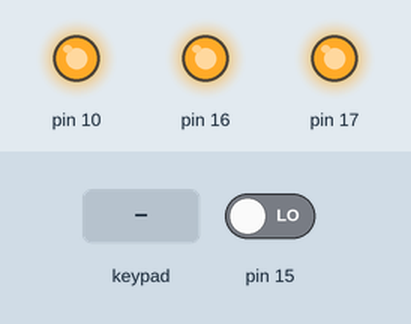
A sketch run on a simulated Arduino Uno, built with avr-gcc and run on an emulated ATmega328P. Parts: output pins drawn as LEDs (lit = HIGH). The test bench sets the inputs (shaded band); at power-on: pin 15 LOW. Storage starts empty; pins used as bus, display or sensor lines are not drawn; what the sketch prints to the serial monitor is not drawn.

Above: at 0.9 s.
1.0 s: pin 15 driven HIGH
2.5 s: key '1' pressed
4.0 s: keypad keys 7 2 3 6 # pressed 0.4 s apart
7.5 s: key '2' pressed
10.5 s: keypad keys 7 2 3 6 pressed 0.4 s apart
15.1 s: key '3' pressed
Timing chart, 0 to 18.1 s (numbered marks = the images above; inputs shaded):
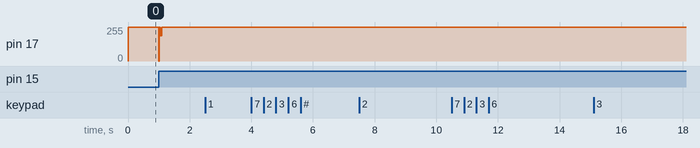

Measured:
- after the input at 1.0 s, pin 17: 255/255 → 0/255 at once, → 255/255 0.01 s later, → 190/255 0.04 s later, → 255/255 0.04 s later
- after the input at 2.5 s, every drawn part: stays the same
- after the input at 4.0 s, every drawn part: stays the same
- after the input at 7.5 s, every drawn part: stays the same
- after the input at 10.5 s, every drawn part: stays the same
- after the input at 15.1 s, every drawn part: stays the same

The sketch:

MMBox.ino
```cpp
// (licence header left out)
#include <Arduino.h>
#include <avr/io.h>
#include "config.h"
#include "player.h"
#include "vs10xx.h"

#include "newSDLib.h"

void setup()
{
  Serial.begin(9600);

  InitSPI();

  InitIOForVs10xx();

  Mp3Reset();
  if (!initialSDCard())
    return;

  RED_LED_ON();//light red LED
}


void loop()
{
  playFile();
}
```

Key.cpp
```cpp
// (licence header left out)
#include <Key.h>


// default constructor
Key::Key() {
	kchar = NO_KEY;
	kstate = IDLE;
	stateChanged = false;
}

// constructor
Key::Key(char userKeyChar) {
	kchar = userKeyChar;
	kcode = -1;
	kstate = IDLE;
	stateChanged = false;
}


void Key::key_update (char userKeyChar, KeyState userState, boolean userStatus) {
	kchar = userKeyChar;
	kstate = userState;
	stateChanged = userStatus;
}


/*
|| @changelog
|| | 1.0 2012-06-04 - Mark Stanley : Initial Release
|| #
*/
```

Key.h
```cpp
// (licence header left out)
#ifndef KEY_H
#define KEY_H

// Arduino versioning.
#if defined(ARDUINO) && ARDUINO >= 100
#include "Arduino.h"	// for digitalRead, digitalWrite, etc
#else
#include "WProgram.h"
#endif

#define OPEN LOW
#define CLOSED HIGH

typedef unsigned int uint;
typedef enum{ IDLE, PRESSED, HOLD, RELEASED } KeyState;

const char NO_KEY = '\0';

class Key {
public:
	// members
	char kchar;
	int kcode;
	KeyState kstate;
	boolean stateChanged;

	// methods
	Key();
	Key(char userKeyChar);
	void key_update(char userKeyChar, KeyState userState, boolean userStatus);

private:

};

#endif

/*
|| @changelog
|| | 1.0 2012-06-04 - Mark Stanley : Initial Release
|| #
*/
```

newSDLib.cpp
```cpp
//  File newSDLib.cpp

//  Author: Renzo Dani
//
//  This library is free software; you can redistribute it and/or
//  modify it under the terms of the GNU Lesser General Public
//  License as published by the Free Software Foundation; either
//  version 2.1 of the License, or (at your option) any later version.
//
//  This library is distributed in the hope that it will be useful,
//  but WITHOUT ANY WARRANTY; without even the implied warranty of
//  MERCHANTABILITY or FITNESS FOR A PARTICULAR PURPOSE.  See the GNU
//  Lesser General Public License for more details.

#include <SD.h>
#include "config.h"
#include "newSDLib.h"


int initialSDCard()
{
	if (!SD.begin(SD_CS_PIN)) {
	Serial.println("initialization failed!");
	return 0;
  }
  Serial.println("initialization done.");
  return 1;

}
```

newSDLib.h
```cpp
//  File newSDLib.h

//  Author: Renzo Dani
//
//  This library is free software; you can redistribute it and/or
//  modify it under the terms of the GNU Lesser General Public
//  License as published by the Free Software Foundation; either
//  version 2.1 of the License, or (at your option) any later version.
//
//  This library is distributed in the hope that it will be useful,
//  but WITHOUT ANY WARRANTY; without even the implied warranty of
//  MERCHANTABILITY or FITNESS FOR A PARTICULAR PURPOSE.  See the GNU
//  Lesser General Public License for more details.
#include <SD.h>
#include "config.h"

#ifndef NEWSDLIB_H
#define NEWSDLIB_H

int initialSDCard();
#endif
```

player.cpp
```cpp
//  File player.cpp

//  Author: Renzo Dani
//
//  This library is free software; you can redistribute it and/or
//  modify it under the terms of the GNU Lesser General Public
//  License as published by the Free Software Foundation; either
//  version 2.1 of the License, or (at your option) any later version.
//
//  This library is distributed in the hope that it will be useful,
//  but WITHOUT ANY WARRANTY; without even the implied warranty of
//  MERCHANTABILITY or FITNESS FOR A PARTICULAR PURPOSE.  See the GNU
//  Lesser General Public License for more details.

#include <Arduino.h>
#include <SD.h>
#include "string.h"
#include "player.h"
#include "config.h"
#include "vs10xx.h"
#include "newSDLib.h"
#include "Keypad.h"

#define fileNameSize 50
unsigned char playStop = 1; // play or stop flag,1-play,0-stop
int sameFileCheck = 0;
bool type_wav = true;

int dirN = 0;
int fileN = 0;
File currentFile;
/**
 * Restart play list
 */
void rewind(){
	fileN = 0;
}
void nextdir(){
	dirN++;
	if(dirN > 10) dirN = 0;
}
void nextFile(){
	fileN++;
}

/**
 * Initialize current playing:
 * 1. create file name
 * 2. check file exists
 * 3. if not try the other extension
 * 4. if already tried the other extension restart play list
 */
void initP(){
	playStop = 1;

	Serial.print("open dir:");
	Serial.print(dirN);
	Serial.print(" file:");
	Serial.println(fileN);

	char fileName[fileNameSize];
	String fnS = String(dirN);
	fnS += "/";
	fnS += fileN;
	if(type_wav){
		fnS += ".wav";
	}else{
		fnS += ".mp3";
	}
	fnS.toCharArray(fileName, fileNameSize);

	currentFile = SD.open(fileName);
	if(!currentFile){//file does not exists
		sameFileCheck++;

		playStop = 0;//stop playing and do not skip to next file
		type_wav = !type_wav; //try other extension
		if(sameFileCheck >= 2){
			rewind(); //all extensions checked: restart play list
		}

		return;
	}else{
		sameFileCheck = 0;
	}

}

/**
 * Close current file and point to the next one.
 */
void closeP(){
	if(currentFile != NULL && currentFile) currentFile.close();
	if(playStop == 1) nextFile();
}

/**
 * Copy content of the file to the buffer.
 */
int readFile(byte *buffer, int len) {
	int readLen = 0;
	readLen = currentFile.read((char*)buffer,len);
	return readLen;
}


/*******************************************************************/
void scanKey() {
	String msg;

	// Fills kpd.key[ ] array with up-to 10 active keys.
	// Returns true if there are ANY active keys.
	if (kpd.getKeys()) {
		for (int i = 0; i < LIST_MAX; i++)   // Scan the whole key list.
				{
			if (kpd.key[i].stateChanged) // Only find keys that have changed state.
			{
				switch (kpd.key[i].kstate) { // Report active key state : IDLE, PRESSED, HOLD, or RELEASED
				case PRESSED:
					msg = " PRESSED.";
					pressed(kpd.key[i].kchar);
					break;
				case HOLD:
					msg = " HOLD.";
					break;
				case RELEASED:
					msg = " RELEASED.";
					break;
				case IDLE:
					msg = " IDLE.";
				}
				Serial.print("Key ");
				Serial.print(kpd.key[i].kchar);
				Serial.println(msg);
			}
		}
	}
}

void pressed(char presseChar) {
	if(presseChar == '9') return; //there is currently a problem on hardware, so skip button 9

	int dirPressed;
	if(presseChar == '*'){
		dirPressed = 9;
	}else if(presseChar == '#'){
		dirPressed = 10;
	}else{
		dirPressed = presseChar - '0';
	}


	Serial.print("choose:");
	Serial.println(dirPressed);

	if(dirPressed == dirN){
		nextFile();
	}else{
		dirN = dirPressed;
		rewind();
	}

	playStop = 0;
}


//do some interactive things when vs1053 is busy
void AvailableProcessorTime() {
	scanKey();
}

int playFile() {

	initP();
	AvailableProcessorTime();
	if (0 == playStop){
		closeP();
		return 0;
	}

	Mp3SoftReset();  //it is necessary to play each music file


	int readLen = 0;
	byte readBuf[READ_BUF_LEN];
	byte *tp = readBuf;
	while (1) {
		readLen = readFile(readBuf, READ_BUF_LEN); //read file content, 32 byte every time
		tp = readBuf;
		//Serial.println(readLen);

		Mp3SelectData();

		while (tp < readBuf + readLen) {
			if (!MP3_DREQ) {
				while (!MP3_DREQ) {
					Mp3DeselectData();
					while (1) {
						AvailableProcessorTime(); //here vs1053 is busy
						if (0 == playStop){
							closeP();
							return 0;
						}else{
							break;
						}
					}

					Mp3SelectData();
				}
			}
			// Send music content data to VS10xx
			SPIPutChar(*tp++);
		}

		SPIWait();
		Mp3DeselectData();

		if (readLen < READ_BUF_LEN) {
			Mp3WriteRegister(SPI_MODE, 0, SM_OUTOFWAV);
			SendZerosToVS10xx();
			break;
		}
	};
	Serial.println("played over\r\n");

	closeP();
	return 0; //OK Exit
}
```

player.h
```cpp
//  File player.h

//  Author: Renzo Dani
//
//  This library is free software; you can redistribute it and/or
//  modify it under the terms of the GNU Lesser General Public
//  License as published by the Free Software Foundation; either
//  version 2.1 of the License, or (at your option) any later version.
//
//  This library is distributed in the hope that it will be useful,
//  but WITHOUT ANY WARRANTY; without even the implied warranty of
//  MERCHANTABILITY or FITNESS FOR A PARTICULAR PURPOSE.  See the GNU
//  Lesser General Public License for more details.

#ifndef __PLAYER_H
#define __PLAYER_H


#define READ_BUF_LEN  32

void pressed(char presseChar);
void scanKey();
void AvailableProcessorTime();
int playFile();

#endif
```

vs10xx.cpp
```cpp
// (licence header left out)
#include <Arduino.h>
#include "vs10xx.h"

#include "config.h"
#include  <avr/pgmspace.h>

void Mp3WriteRegister(unsigned char addressbyte,unsigned char highbyte,unsigned char lowbyte)
{
  //SPSR = 0;

  Mp3DeselectData();
  Mp3SelectControl();
  //SPIPutCharWithoutWaiting(VS_WRITE_COMMAND);
  SPIPutChar(VS_WRITE_COMMAND);
  //delay(1);
  SPIPutChar((addressbyte));

  SPIPutChar((highbyte));
  SPIPutChar((lowbyte));
  SPIWait();
  Mp3DeselectControl();

  //SPSR = (1<<SPI2X);
}
void Mp3WriteRegisterWithDelay(unsigned char addressbyte,unsigned char highbyte,unsigned char lowbyte,int delayMicroSec)
{
  //SPSR = 0;

  Mp3DeselectData();
  Mp3SelectControl();
  //SPIPutCharWithoutWaiting(VS_WRITE_COMMAND);
  SPIPutChar(VS_WRITE_COMMAND);
  delayMicroseconds(delayMicroSec);
  SPIPutChar((addressbyte));

  SPIPutChar((highbyte));
  SPIPutChar((lowbyte));
  SPIWait();
  Mp3DeselectControl();

  //SPSR = (1<<SPI2X);
}

void Mp3WriteRegisterWithDelay(unsigned char addressbyte,unsigned char highbyte,unsigned char lowbyte)
{
  //SPSR = 0;

  Mp3DeselectData();
  Mp3SelectControl();
  //SPIPutCharWithoutWaiting(VS_WRITE_COMMAND);
  SPIPutChar(VS_WRITE_COMMAND);
  delay(10);
  SPIPutChar((addressbyte));

  SPIPutChar((highbyte));
  SPIPutChar((lowbyte));
  SPIWait();
  Mp3DeselectControl();

  //SPSR = (1<<SPI2X);
}

/** Read the 16-bit value of a VSer */
unsigned int Mp3ReadRegister (unsigned char addressbyte){
  	unsigned short resultvalue = 0;
    unsigned char h = 0;
    unsigned char l = 0;
	Mp3DeselectData();
	Mp3SelectControl();//XCS = 0
	SPIPutChar(VS_READ_COMMAND); //send read command
	SPIPutChar(addressbyte);	 //send register address

    //be careful: when read 0xff,dump it,and read agin
    //while((h = SPIGetChar())== 0xff);
     h = SPIGetChar();

    //while((l = VsReadByte())== 0xff);
     l = SPIGetChar();

     resultvalue = ((h << 8) | l);


	Mp3DeselectControl();
	return resultvalue;
}

/** Soft Reset of VS10xx (Between songs) */
void Mp3SoftReset(){
  /* Soft Reset of VS10xx */
  Mp3WriteRegister (SPI_MODE, 0x08, 0x04); /* Newmode, Reset, No L1-2 */
  //Delay(1);
  while (!MP3_DREQ); /* wait for startup */

  /* Set clock register, doubler etc. */
  Mp3WriteRegisterWithDelay(SPI_CLOCKF, 0xB8, 0x00);

    //setup I2S (see page77 of the datasheet of vs1053 )
  //set GPIO0 as output
  Mp3WriteRegister(SPI_WRAMADDR, 0xc0, 0x17);
  Mp3WriteRegister(SPI_WRAM, 0x00, 0xf0);
  //enable I2S (MCLK enabled, 48kHz sample rate)
  Mp3WriteRegister(SPI_WRAMADDR, 0xc0, 0x40);
  Mp3WriteRegister(SPI_WRAM, 0x00, 0x0C);

  while (!MP3_DREQ);

  //LoadUserPatch();

}

/** Soft Reset of VS10xx (Between songs) */
void Mp3SoftResetWithoutPatch(){
  /* Soft Reset of VS10xx */
  Mp3WriteRegister (SPI_MODE, 0x08, 0x04); /* Newmode, Reset, No L1-2 */
  delay(1);
  while (!MP3_DREQ) /* wait for startup */
    ;
  /* Set clock register, doubler etc. */
  Mp3WriteRegisterWithDelay(SPI_CLOCKF, 0xB8, 0x00);
  while (!MP3_DREQ);


  Mp3WriteRegister(SPI_AUDATA, 0xAC,0x45);
  while (!MP3_DREQ);

}


/** Reset VS10xx */
void Mp3Reset()
{
  //ConsolePutChar(13);

  Mp3PutInRest();
  delay(100);

  /* Send dummy SPI byte to initialize atmel SPI */
  SPIPutCharWithoutWaiting(0xFF);

  /* Un-reset MP3 chip */
  Mp3DeselectControl();
  Mp3DeselectData();
  Mp3ReleaseFromReset();
  while (!MP3_DREQ);

  //TestVsRegister();
   //while(1);

  /* Set clock register, doubler etc. */
  Mp3WriteRegisterWithDelay(SPI_CLOCKF, 0xB8, 0x00);

#if 0
  Serial.print("\r\nClockF:");
  Serial.println(Mp3ReadRegister(SPI_CLOCKF),HEX);
#endif
  /* Wait for DREQ */
  while (!MP3_DREQ);


  Mp3SoftReset();//comment this, as it will be executed everytime playing a music file.
  //Mp3SoftResetWithoutPatch();

  Mp3WriteRegister(SPI_WRAMADDR, 0xc0, 0x13);
#if 0
  ConsoleWrite("\r\n0xC013:");
  ConsolePutHex16 (Mp3ReadRegister(SPI_WRAM));
  ConsolePutHex16 (Mp3ReadRegister(SPI_WRAM));
  ConsoleWrite("\r\n");
#endif

  /* Switch on the analog parts */
  Mp3SetVolume(40,40);
  //Mp3SetVolume(0xff,0xff);

  ///SPISetFastClock();
  //Serial.print("\r\nInit: VS10XX\r\n");

}

/** VS10xx Sine Test Function - Good getting started example */
void VsSineTest()
{
	//volatile unsigned short t1;
  //ConsoleWrite("Not For VS1053!"); /* Needs adjustment */

  /* Reset MP3 chip */
  Mp3PutInRest();       /* Pull xRESET low -> hardware reset */
  delay(100);            /* 100 ms delay */

  /* Send dummy SPI byte to initialize SPI of Atmel microcontroller */
  SPIPutCharWithoutWaiting(0xFF);

  /* Un-reset MP3 chip */
  Mp3DeselectControl();  /* Pull xCS high    */
  Mp3DeselectData();     /* Pull xDCS high   */
  Mp3ReleaseFromReset(); /* Pull xRESET high */
  delay(100);            /* 100 ms delay     */

  /* VS10xx Application Notes, chapter 4.8 ---------------------------------*/
  /* As an example, let's write value 0x0820 to register 00 byte by byte    */
  Mp3SelectControl();    /* Now SPI writes go to SCI port                   */
  SPIPutChar(VS_WRITE_COMMAND);      /* Send SPI Byte, then wait for byte to be sent.   */
  SPIPutChar(SPI_MODE);      /* 0x02 was WRITE command, 0x00 is register number */
  SPIPutChar(0x08);      /* This byte goes to MSB                           */
  SPIPutChar(0x20);      /* ..and this is LSB. (0x20=Allow Test Mode)       */
  SPIWait();             /* Wait until Atmel MCU signals SPI write complete */
  Mp3DeselectControl();  /* Now SPI writes don't go to SCI port             */
  //test SPI read
  //Mp3WriteRegister(SPI_BASS, 0xAA, 0x55);
  //t1 = Mp3ReadRegister(SPI_BASS);
  //ConsolePutHex16(t1);
  //Mp3WriteRegister(SPI_MODE, t1>>8, t1&0xff);
  //TestVsRegister();
  //while(1);

  while (!MP3_DREQ);      /* Wait for DREQ = 1                               */
     			 /* Do nothing while waiting for DREQ = 1           */

  /* Send a Sine Test Header to Data port                                   */
  Mp3SelectData();       /* Now SPI writes go to SDI port                   */

  SPIPutChar(0x53);      /* - This is a special VLSI Solution test header - */
  SPIPutChar(0xef);      /* - that starts a sine sound. It's good for     - */
  SPIPutChar(0x6e);      /* - testing your code, the chip and also for    - */
  SPIPutChar(0x44);//7e      /* - seeing if your MP3 decoder was manufactured - */
  SPIPutChar(0x00);      /* - by VLSI Solution oy. ------------------------ */
  SPIPutChar(0x00);
  SPIPutChar(0x00);
  SPIPutChar(0x00);
  SPIWait();
  Mp3DeselectData();
  //while(1);//stop here

  //RED_LED = LED_OFF;

  delay(500);           /* 500 ms delay */
  //GREEN_LED = LED_OFF;


  /* Stop the sine test sound */
  Mp3SelectData();
  SPIPutChar(0x45);
  SPIPutChar(0x78);
  SPIPutChar(0x69);
  SPIPutChar(0x74);
  SPIPutChar(0x00);
  SPIPutChar(0x00);
  SPIPutChar(0x00);
  SPIPutChar(0x00);
  SPIWait();
  Mp3DeselectData();

  delay(500);            /* 500 ms delay */
}


/** Send 2048 zeros. */
void SendZerosToVS10xx(){
  Mp3SelectData();
  SPIPutCharWithoutWaiting(0);
  for (temp.i=0; temp.i<1048; temp.i++)
  { // TESTING 1048 TESTING
    while (!MP3_DREQ);
    SPIPutChar(0);
  }
  SPIWait();
  Mp3DeselectData();
}
```

vs10xx.h
```cpp
// (licence header left out)
#ifndef VS10XX_H
#define VS10XX_H

#include "config.h"

/** VS10xx SCI Write Command byte is 0x02 */
#define VS_WRITE_COMMAND 0x02

/** VS10xx SCI Read Command byte is 0x03 */
#define VS_READ_COMMAND 0x03


#define SPI_MODE	0x0   /**< VS10xx register */
#define SPI_STATUS	0x1   /**< VS10xx register */
#define SPI_BASS	0x2   /**< VS10xx register */
#define SPI_CLOCKF	0x3   /**< VS10xx register */
#define SPI_DECODE_TIME	0x4   /**< VS10xx register */
#define SPI_AUDATA	0x5   /**< VS10xx register */
#define SPI_WRAM	0x6   /**< VS10xx register */
#define SPI_WRAMADDR	0x7   /**< VS10xx register */
#define SPI_HDAT0	0x8   /**< VS10xx register */
#define SPI_HDAT1	0x9   /**< VS10xx register */
#define SPI_AIADDR	0xa   /**< VS10xx register */
#define SPI_VOL		0xb   /**< VS10xx register */
#define SPI_AICTRL0	0xc   /**< VS10xx register */
#define SPI_AICTRL1	0xd   /**< VS10xx register */
#define SPI_AICTRL2	0xe   /**< VS10xx register */
#define SPI_AICTRL3	0xf   /**< VS10xx register */

#define SM_DIFF		0x01   /**< VS10xx register */
#define SM_JUMP		0x02   /**< VS10xx register */
#define SM_RESET	0x04   /**< VS10xx register */
#define SM_OUTOFWAV	0x08   /**< VS10xx register */
#define SM_PDOWN	0x10   /**< VS10xx register */
#define SM_TESTS	0x20   /**< VS10xx register */
#define SM_STREAM	0x40   /**< VS10xx register */
#define SM_PLUSV	0x80   /**< VS10xx register */
#define SM_DACT		0x100   /**< VS10xx register */
#define SM_SDIORD	0x200   /**< VS10xx register */
#define SM_SDISHARE	0x400   /**< VS10xx register */
#define SM_SDINEW	0x800   /**< VS10xx register */
#define SM_ADPCM        0x1000   /**< VS10xx register */
#define SM_ADPCM_HP     0x2000   /**< VS10xx register */


void TestVsRegister();

/** Execute VS1011/VS1002 Sine Test Function */
void VsSineTest();

void Mp3Reset();

/** Soft Reset of VS10xx (Between songs) */
void Mp3SoftReset();


void Mp3WriteRegister(unsigned char addressbyte,unsigned char highbyte,unsigned char lowbyte);
void Mp3WriteRegisterWithDelay(unsigned char addressbyte,unsigned char highbyte,unsigned char lowbyte);
void Mp3WriteRegisterWithDelay(unsigned char addressbyte,unsigned char highbyte,unsigned char lowbyte,int delayMicroSec);

/** Set VS10xx Volume Register */
#define Mp3SetVolume(leftchannel,rightchannel){\
 Mp3WriteRegister(11,(leftchannel),(rightchannel));}

/** Read the 16-bit value of a VS10xx register */
unsigned int Mp3ReadRegister (unsigned char addressbyte);

/** Send 2048 zeros. \todo Timeouts for all DREQ busy loop waits! */
void SendZerosToVS10xx();

/** Play disk sectors from disk */
unsigned char PlayDiskSectors (unsigned int nSectorsToPlay);


/** This is called when there is free processor time, implement externally. */
void AvailableProcessorTime();


/** Soft reset without loading patch */
void Mp3SoftResetWithoutPatch();

void Mp3PowerOff();

#endif
```

Source omitted: config.cpp (2209 bytes), config.h (3101 bytes)
